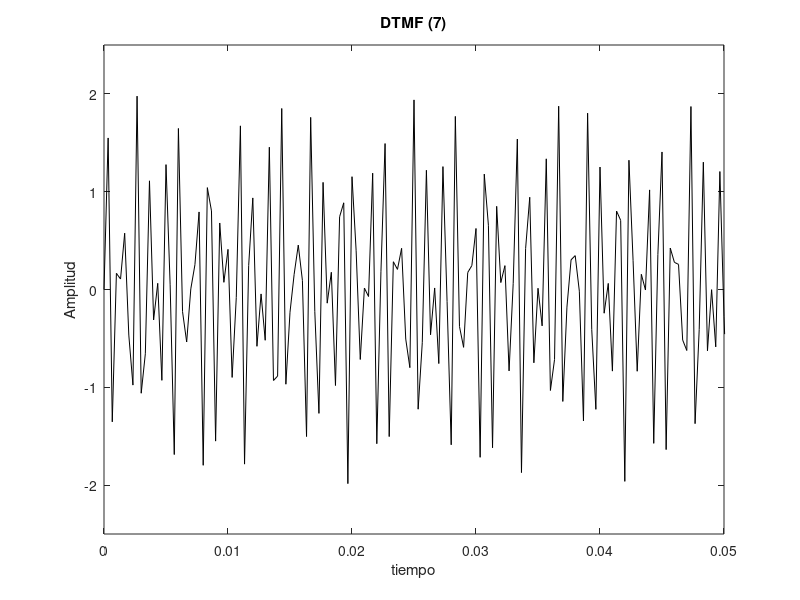
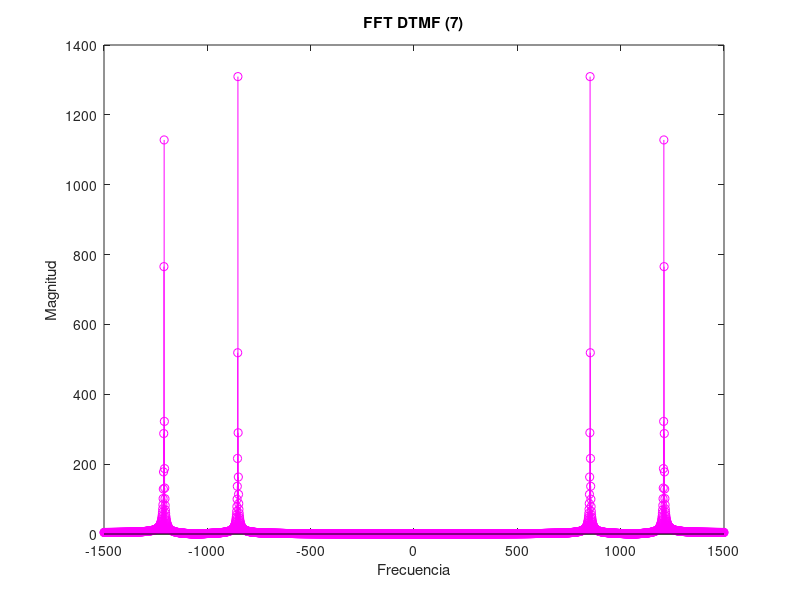
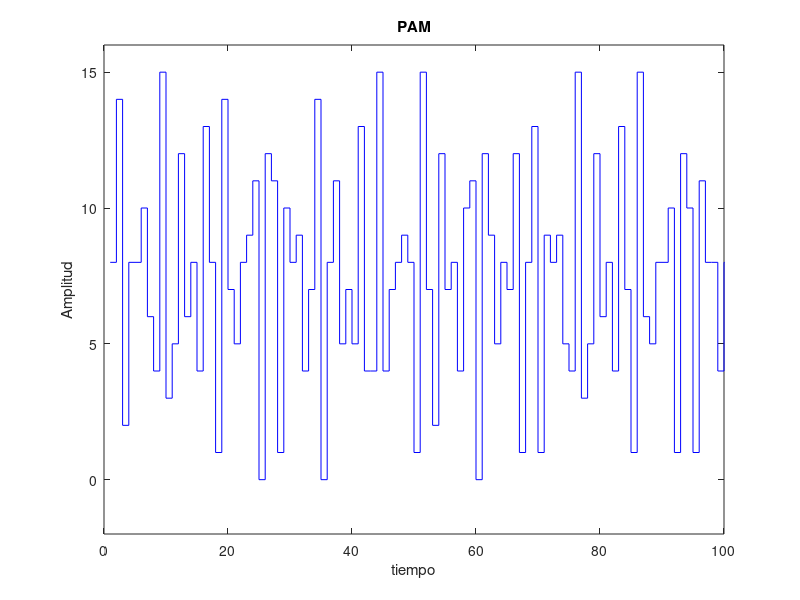
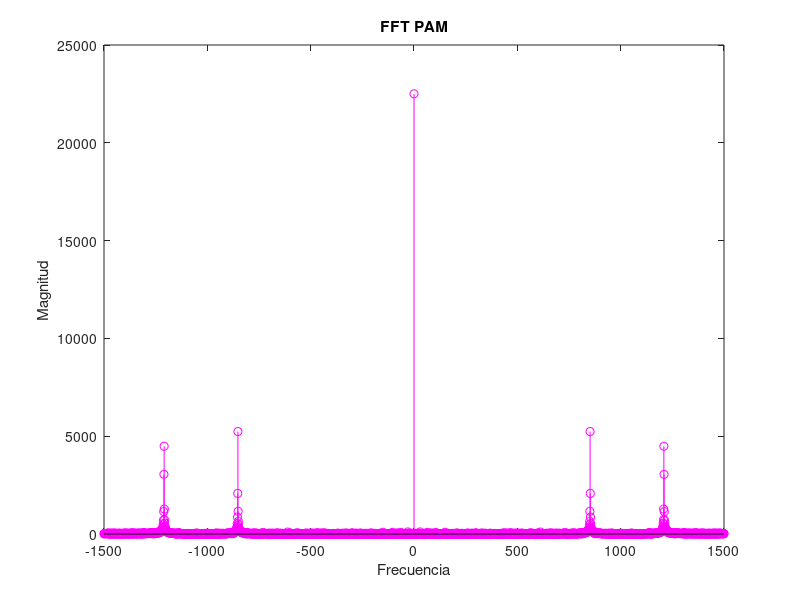

Source code (MATLAB) for these figures, in order:
clear all
clc

%Laboratorio de Sistemas de Comunicaciones - Andy Paulo Ramírez- - 1087586
%Práctica 2 :  Muestreo, Cuantización y Modulación Bandabase (PAM y PCM) 

%% Generando un tono DTMF del numero 7 

fs = 3000;              %Frecuencia de sampleo
f1 = 852;               %Frecuencia 1 para un tono dtmf numero 7 
f2 = 1209;              %Frecuencia 2 para un tono dtmf numero 7
t = 0:1/fs:1;
x = sin(2*pi*f1*t)+sin(2*pi*f2*t);
L = length(x);

sound(x,fs)             %Probando tono 

figure
plot(t,x, 'k');
xlim([0 0.05]);
ylim([-2.5 2.5]);
title('DTMF (7)');
ylabel('Amplitud');
xlabel('tiempo');

% Espectro de frecuencias

y = linspace(0,fs,L)- (fs/2);
n = abs(fftshift(fft(x)));
figure
stem(y,n,'m');
title('FFT DTMF (7)');
ylabel('Magnitud');
xlabel('Frecuencia');

%% Genere un proceso de cuantización a la señal. 

%PAM

M = 16;
k = 4;
q = 0.25;


for i = 1:length(2*x)         %Intervalos de decisión para cuantizar la señal

        if (x(i) >= -2) && (x(i) < -1.75)
           c(i) = 0;
        end
        if (x(i) >= -1.75 && x(i) < -1.50)
           c(i) = 1;
        end
        if (x(i) >= -1.50 && x(i) < -1.25)
           c(i) = 2;
        end
        if (x(i) >= -1.25 && x(i) < -1.00)
           c(i) = 3;
        end
        if (x(i) >= -1.00 && x(i) < -0.75)
           c(i) = 4;
        end
        if (x(i) >= -0.75 && x(i) < -0.50)
           c(i) = 5;
        end
        if (x(i) >= -0.50 && x(i) < -0.25)
           c(i) = 6;
        end
        if (x(i) >= -0.25 && x(i) < 0.00)
           c(i) = 7;
        end
         if (x(i) >= 0.00 && x(i) < 0.25)
           c(i) = 8;
         end
        if (x(i) >= 0.25 && x(i) < 0.50)
           c(i) = 9;
        end
        if (x(i) >= 0.50 && x(i) < 0.75)
           c(i) = 10;
        end
        if (x(i) >= 0.75 && x(i) < 1.00)
           c(i) = 11;
        end
        if (x(i) >= 1.00 && x(i) < 1.25)
           c(i) = 12;
        end
        if (x(i) >= 1.25 && x(i) < 1.50)
           c(i) = 13;
        end
        if (x(i) >= 1.50 && x(i) < 1.75)
           c(i) = 14;
        end
        if (x(i) >= 1.75 && x(i) < 2.00)
           c(i) = 15;
        end
end

f = c(length(c));

figure
stairs([c f], 'b')
title('PAM')
ylabel('Amplitud')
xlabel('tiempo')
xlim([0 100]);
ylim([-2 16]);

% Espectro del PAM

L1 = length(c);
fft1 = linspace(0,fs,L1)- (fs/2);

figure
stem(fft1,abs(fftshift(fft(c))), 'm')
title('FFT PAM');
ylabel('Magnitud');
xlabel('Frecuencia');


%% PCM 

h= [];

for j = 1:L1
    d = dec2bin(c(j),k);            %Conversion de los valores a binario
    h = [h double(d)-48];
end

z = h(length(h));
L2 = length(h);

figure
stairs([h z], 'b');
title('PCM');
ylabel('Amplitud');
xlabel('tiempo');
axis([0 100 -0.5 1.5])

% Espectro del PCM

fft2 = linspace(0,fs,L2)- (fs/2);

figure
stem(fft2,abs(fftshift(fft(h))),'m')
title('FFT PCM');
ylabel('Magnitud');
xlabel('Frecuencia');


%% AWGN al PAM

PAM = c + 0.0001*randn(1,L1);

figure
plot(t,PAM, 'k')
title('PAM con AWGN')
ylabel('Amplitud')
xlabel('tiempo')
axis([0 0.05 -5 20])

% FFT PAM con AWGN

L3 = length(PAM);
fft3 = linspace(0,fs,L3)- (fs/2);

figure
stem(fft3,abs(fftshift(fft(PAM))), 'm')
title('FFT PAM con AWGN');
ylabel('Magnitud');
xlabel('Frecuencia');


%% AWGN PCM

PCM = h + 0.02*randn(1,L2);
L5 = length(PCM);

t1 = 1:L5;
figure
plot(t1,PCM,'k')
title('PCM con AWGN');
ylabel('Amplitud');
xlabel('tiempo');
xlim([0 200]);

% FFT PCM con AWGN

fft4 = linspace(0,fs,L5)- (fs/2);

figure
stem(fft4,abs(fftshift(fft(PCM))),'m')
title('FFT PCM con AWGN');
ylabel('Magnitud');
xlabel('Frecuencia');


